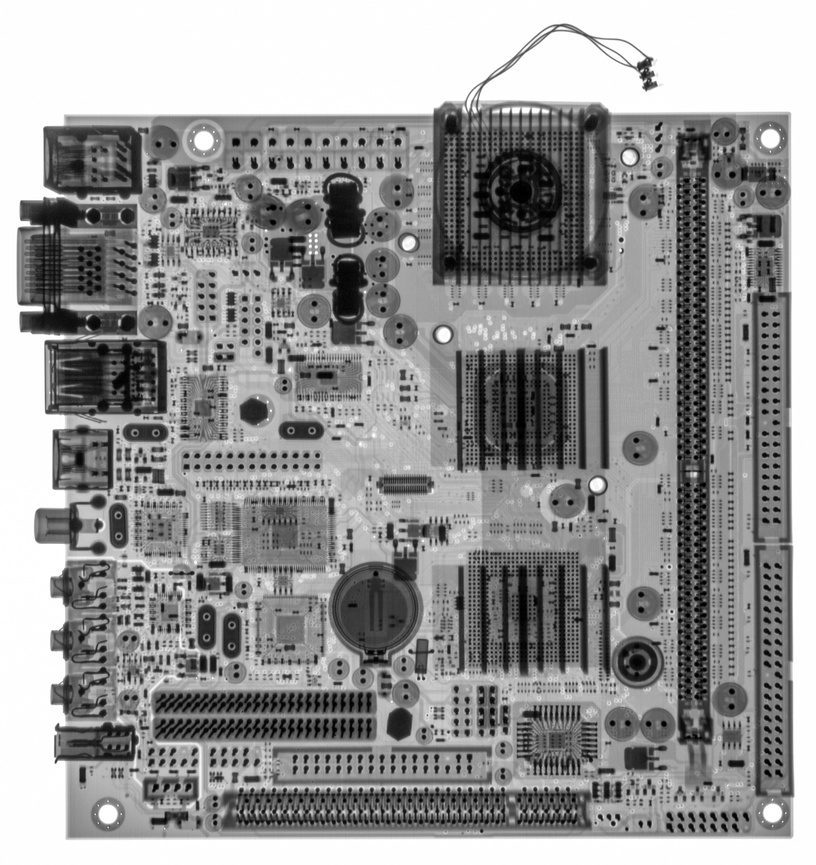
#> input picture Aparna/Board.jpg, 816 x 865 px, shrunk from 2284 x 2423 before the run, found by its file name
$ jupyter execute Exercise_04.ipynb   (older library calls are emulated)
#> lines starting #> are read from the running program, lines starting #| are printed output that depends on the picture
#> further down, original_image is the input picture: shape (865, 816, 3); min 0, max 255, mean 149.6
[cell 1]
import cv2
import numpy as np
import matplotlib.pyplot as plt

[cell 2]
def sobel_gradient(image):
    # Convert the image to grayscale if it's a color image
    if len(image.shape) == 3:
        image_gray = cv2.cvtColor(image, cv2.COLOR_BGR2GRAY)
    else:
        image_gray = image

    # Compute the horizontal and vertical gradients using Sobel
    gradient_x = cv2.Sobel(image_gray, cv2.CV_64F, 1, 0, ksize=3)
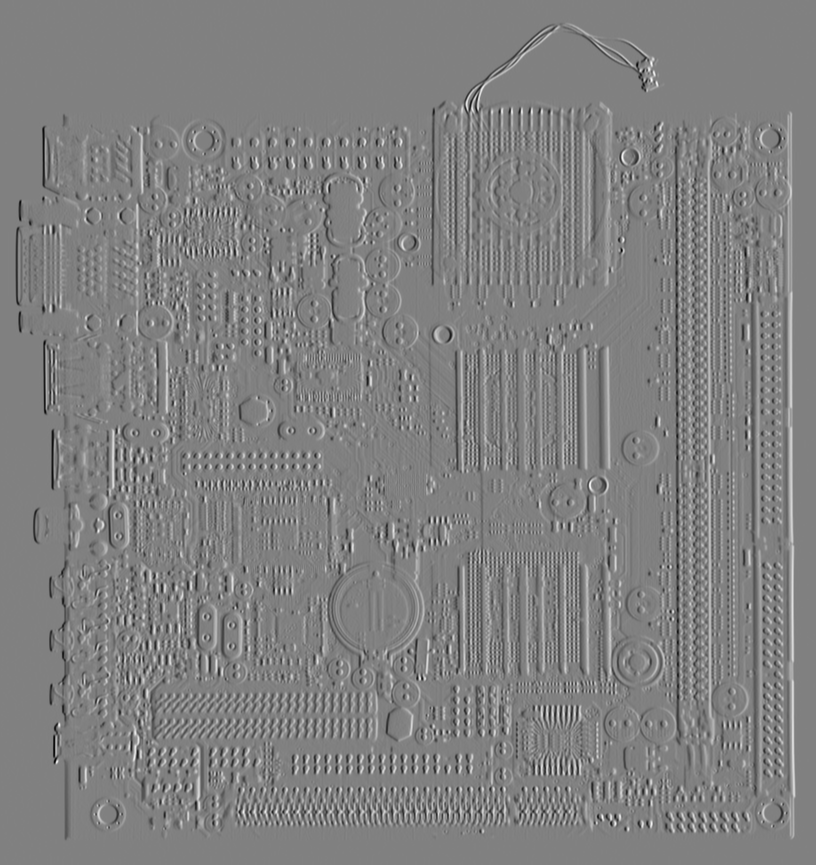
#> gradient_x: shape (865, 816) float64; min -765, max 751, mean 0; drawn with min black and max white
    gradient_y = cv2.Sobel(image_gray, cv2.CV_64F, 0, 1, ksize=3)
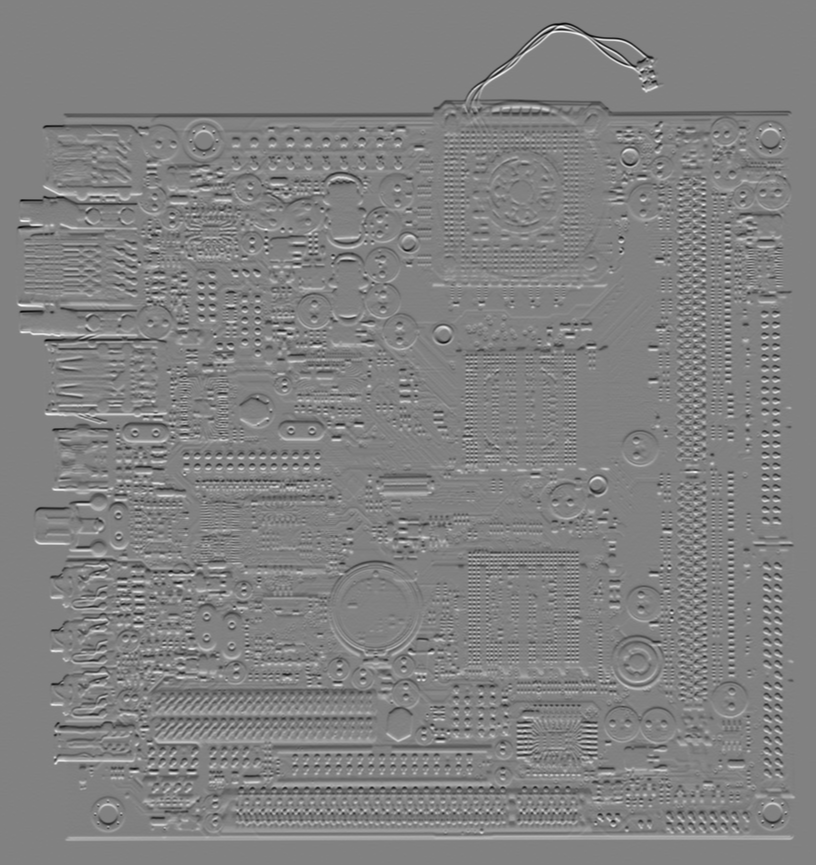
#> gradient_y: shape (865, 816) float64; min -716, max 693, mean 0; drawn with min black and max white

    # Compute the magnitude of the gradient
    gradient_magnitude = np.sqrt(gradient_x**2 + gradient_y**2)
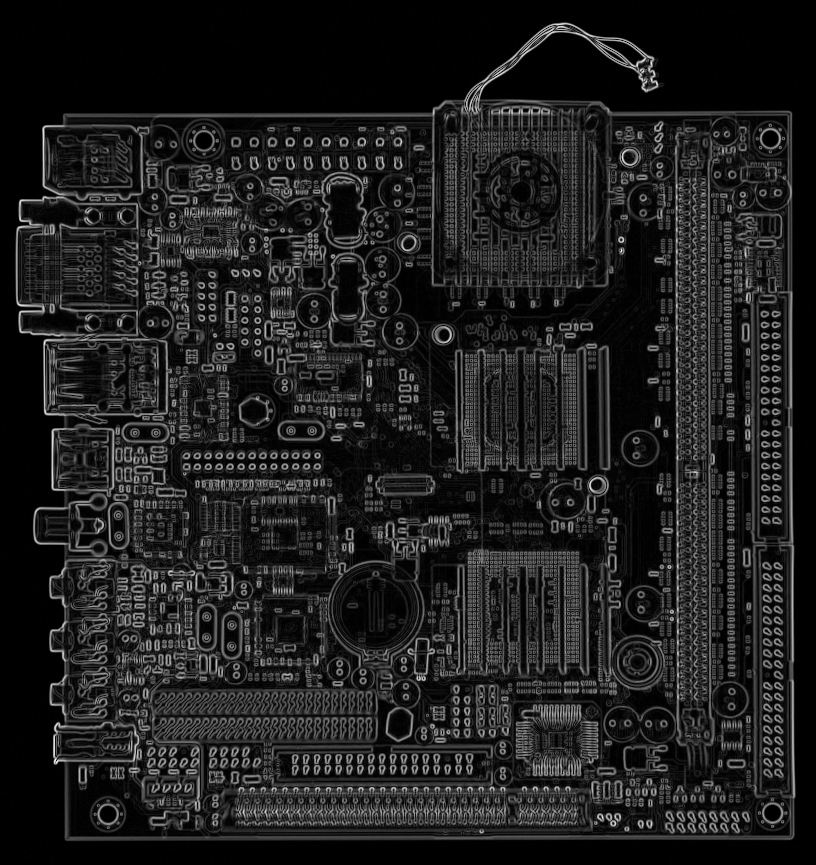
#> gradient_magnitude: shape (865, 816) float64; min 0, max 793.6, mean 97.9; drawn with min black and max white

    return gradient_magnitude

[cell 3]
# Load the original image
image_path = r".\Board.jpg"
original_image = cv2.imread(image_path)

[cell 4]
# Compute Sobel gradient
gradient_magnitude = sobel_gradient(original_image)

# Convert the images from BGR to RGB (for displaying with matplotlib)
image_rgb = cv2.cvtColor(original_image, cv2.COLOR_BGR2RGB)

[cell 5]
# Display the images using matplotlib
plt.figure(figsize=(12, 6))

plt.subplot(1, 2, 1)
plt.title('Original Image')
plt.imshow(image_rgb)
plt.axis('off')


plt.subplot(1, 2, 2)
plt.title('Gradient Magnitude')
plt.imshow(gradient_magnitude, cmap='gray')
plt.axis('off')

plt.show()
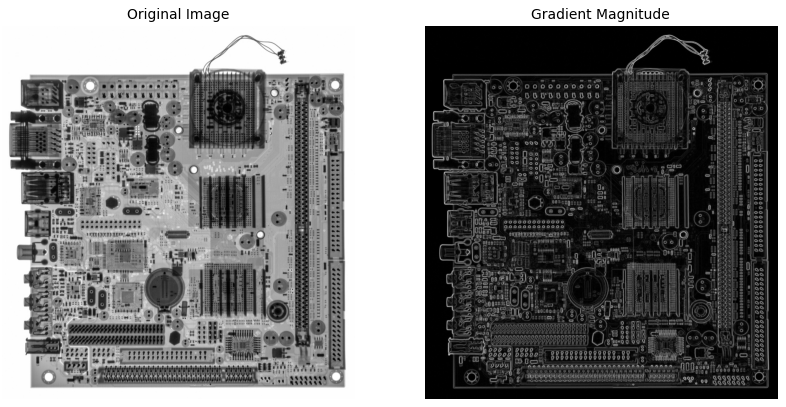
#> figure drawn by matplotlib, 2 panels

$ run again, with Aparna/Gausseisen.jpg copied over Aparna/Board.jpg
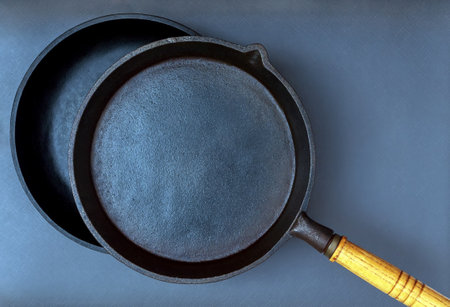
#> input picture Aparna/Gausseisen.jpg, 450 x 307 px, found by its file name
#> original_image is the input picture: shape (307, 450, 3); mean B, G, R 111.8, 92.2, 74.6
#> in sobel_gradient, `gradient_y = cv2.Sobel(image_gray, cv2.CV_64F, 0, 1, ksize=3)`:
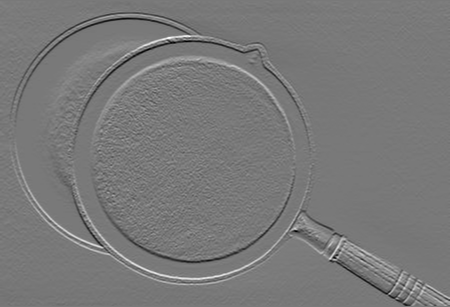
#> gradient_y: shape (307, 450) float64; min -441, max 488, mean 0.8; drawn with min black and max white
#> in sobel_gradient, `gradient_magnitude = np.sqrt(gradient_x**2 + gradient_y**2)`:
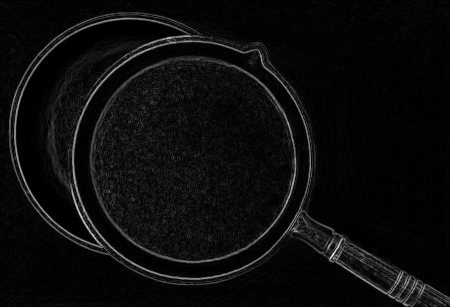
#> gradient_magnitude: shape (307, 450) float64; min 0, max 682.2, mean 33.4; drawn with min black and max white
